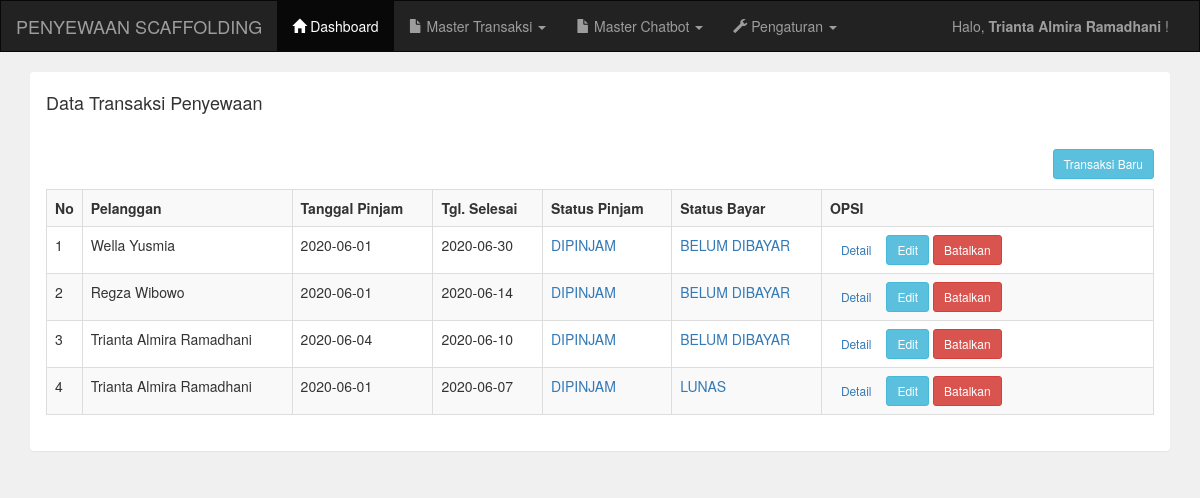
The app's page /admin/transaksi.php (signed in) with its own data.
### tables this page shows
CREATE TABLE `tb_transaction` (
  `id` int(11) NOT NULL,
  `id_cust` int(5) NOT NULL,
  `fdate` date NOT NULL,
  `ldate` date NOT NULL,
  `loanstatus` varchar(20) NOT NULL,
  `paidstatus` varchar(20) NOT NULL,
  `totalharga` int(11) NOT NULL
);

CREATE TABLE `tb_customer` (
  `customer_id` int(5) NOT NULL,
  `customer_nik` varchar(20) NOT NULL,
  `customer_name` varchar(255) NOT NULL,
  `customer_address` text NOT NULL,
  `customer_phone` varchar(20) NOT NULL,
  `customer_company` varchar(150) NOT NULL,
  `customer_project` varchar(150) NOT NULL
);

### admin/transaksi.php (the view, shortened to what this page needs)
<?php include 'header.php'; ?>
<div class="container">
	<div class="panel">
		<div class="panel-heading">
			<h4>Data Transaksi Penyewaan</h4>
		</div>
		<div class="panel-body">
			<a href="transaksi_tambah.php" class="btn btn-sm btn-info pull-right">Transaksi Baru</a>
			<br />
			<br />
			<table class="table table-bordered table-striped">
				<tr>
					<th width="1%">No</th>
					<th>Pelanggan</th>
					<th>Tanggal Pinjam</th>
					<th>Tgl. Selesai</th>
					<th>Status Pinjam</th>
					<th>Status Bayar</th>
					<th width="30%">OPSI</th>
				</tr>
				<?php
				include '../koneksi.php';
				$data = mysqli_query($koneksi, "SELECT t.*, c.* FROM tb_transaction AS t LEFT JOIN tb_customer AS c ON t.id_cust = c.customer_id order by id desc");
				$no = 1;
				while ($d = mysqli_fetch_array($data)) {
				?>
					<tr>
						<td><?php echo $no++; ?></td>
						<td><?php echo $d['customer_name']; ?></td>
						<td><?php echo $d['fdate']; ?></td>
						<td><?php echo $d['ldate']; ?></td>
						<td>
							<?php
							if ($d['loanstatus'] == "0") { ?>
								<a href="editls.php?id=<?php echo $d['id']; ?>">DIPINJAM</a>
							<?php } else if ($d['loanstatus'] == "1") { ?>
								<a href="editls.php?id=<?php echo $d['id']; ?>">SELESAI</a>
							<?php } ?>
						</td>
						<td>
							<?php
							if ($d['paidstatus'] == "0") { ?>
								<a href="editps.php?id=<?php echo $d['id']; ?>">BELUM DIBAYAR</a>
							<?php } else if ($d['paidstatus'] == "1") { ?>
								<a href="editps.php?id=<?php echo $d['id']; ?>">LUNAS</a>
							<?php } ?>
						</td>
						<td>
							<a href="detail_transaksi.php?id=<?php echo $d['id']; ?>" class="btn btn-sm">Detail</a>
							<a href="transaksi_edit.php?id=<?php echo $d['id']; ?>" class="btn btn-sm btn-info">Edit</a>
							<a href="transaksi_hapus.php?id=<?php echo $d['id']; ?>" class="btn btn-sm btn-danger">Batalkan</a>
					</tr>
				<?php
				}
				?>
			</table>
		</div>
	</div>
</div>
<?php include 'footer.php'; ?>

### records on screen
tb_transaction: tb_customer.customer_name "Wella Yusmia", fdate "2020-06-01", ldate "2020-06-30"
tb_transaction: tb_customer.customer_name "Regza Wibowo", fdate "2020-06-01", ldate "2020-06-14"
tb_transaction: tb_customer.customer_name "Trianta Almira Ramadhani", fdate "2020-06-04", ldate "2020-06-10"
tb_transaction: tb_customer.customer_name "Trianta Almira Ramadhani", fdate "2020-06-01", ldate "2020-06-07"

### other values on screen
$_SESSION['nama'] "Trianta Almira Ramadhani"
